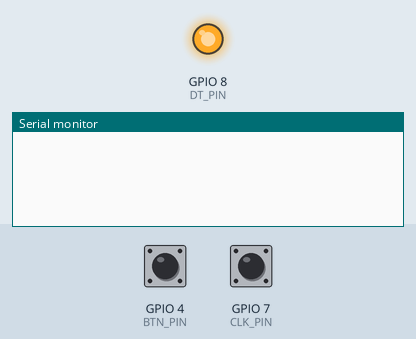
This sketch was run on a simulated ESP32-S3. On the bench: output pins drawn as LEDs (lit = HIGH), the last lines printed to the serial monitor. Inputs (shaded band) come from the test bench; at power-on: GPIO 4 (BTN_PIN) HIGH, GPIO 7 (CLK_PIN) HIGH.

Above: at 1.2 s.
1.3 s: GPIO 4 (BTN_PIN) pulled LOW for 0.15 s
At 1.7 s:
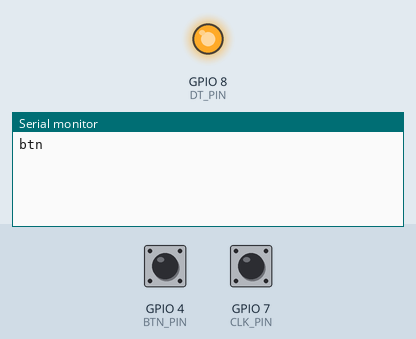
2.9 s: GPIO 7 (CLK_PIN) pulsed LOW 2 times (0.12 s each, 0.3 s apart)
At 3.8 s:
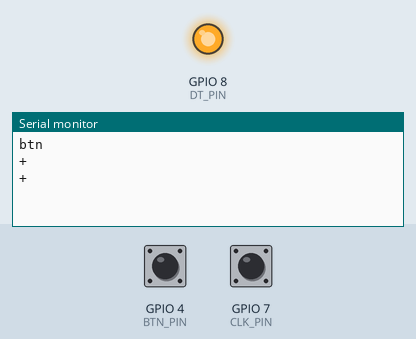

Measured:
- after the input at 1.3 s, the serial monitor: prints a new line at once (image 1)
- after the input at 2.9 s, the serial monitor: prints a new line after 0.12 s (image 2)

The sketch:

rotaryEncoder.ino
```cpp
#include <ezButton.h>  // the library to use for SW pin

#define CLK_PIN 7       // ESP32 pin GPIO7 connected to the rotary encoder's CLK pin
#define DT_PIN  8       // ESP32 pin GPIO8 connected to the rotary encoder's DT pin
// #define SW_PIN  9       // ESP32 pin GPIO9 connected to the rotary encoder's SW pin
#define BTN_PIN  4

#define LED_PIN 8       // Built-in blue LED pin (ESP32 GPIO 8)

#define DIRECTION_CW  0   // clockwise direction
#define DIRECTION_CCW 1  // counter-clockwise direction

int direction = DIRECTION_CW;
int CLK_state;
int prev_CLK_state;
unsigned long lastInputTime = 0; // Tracks time of last valid input
const unsigned long debounceDelay = 100; // Minimum delay between inputs in milliseconds

ezButton button(BTN_PIN);  // create ezButton object that attach to BTN_PIN;

void setup() {
  Serial.begin(9600);

  // configure encoder pins as inputs
  pinMode(CLK_PIN, INPUT);
  pinMode(DT_PIN, INPUT);
  button.setDebounceTime(5);  // set debounce time to 5 milliseconds

  pinMode(LED_PIN, OUTPUT);
  digitalWrite(LED_PIN, HIGH); // Turn off LED (active LOW on most boards)

  // read the initial state of the rotary encoder's CLK pin
  prev_CLK_state = digitalRead(CLK_PIN);
}

void loop() {
  button.loop();  // MUST call the loop() function first

  // read the current state of the rotary encoder's CLK pin
  CLK_state = digitalRead(CLK_PIN);

  // If the state of CLK is changed and debounce time has passed
  if (CLK_state != prev_CLK_state && CLK_state == HIGH && (millis() - lastInputTime >= debounceDelay)) {
    // Fix: Swap the direction logic
    if (digitalRead(DT_PIN) == HIGH) {
      // The encoder is rotating in clockwise direction => increase the counter
      direction = DIRECTION_CW;
      Serial.println("+");
    } else {
      // The encoder is rotating in counter-clockwise direction => decrease the counter
      direction = DIRECTION_CCW;
      Serial.println("-");
    }

    lastInputTime = millis(); // Update the time of the last valid input

  }
  // save last CLK state
  prev_CLK_state = CLK_state;

  if (button.isPressed()) {
    Serial.println("btn");
  }
}
```
